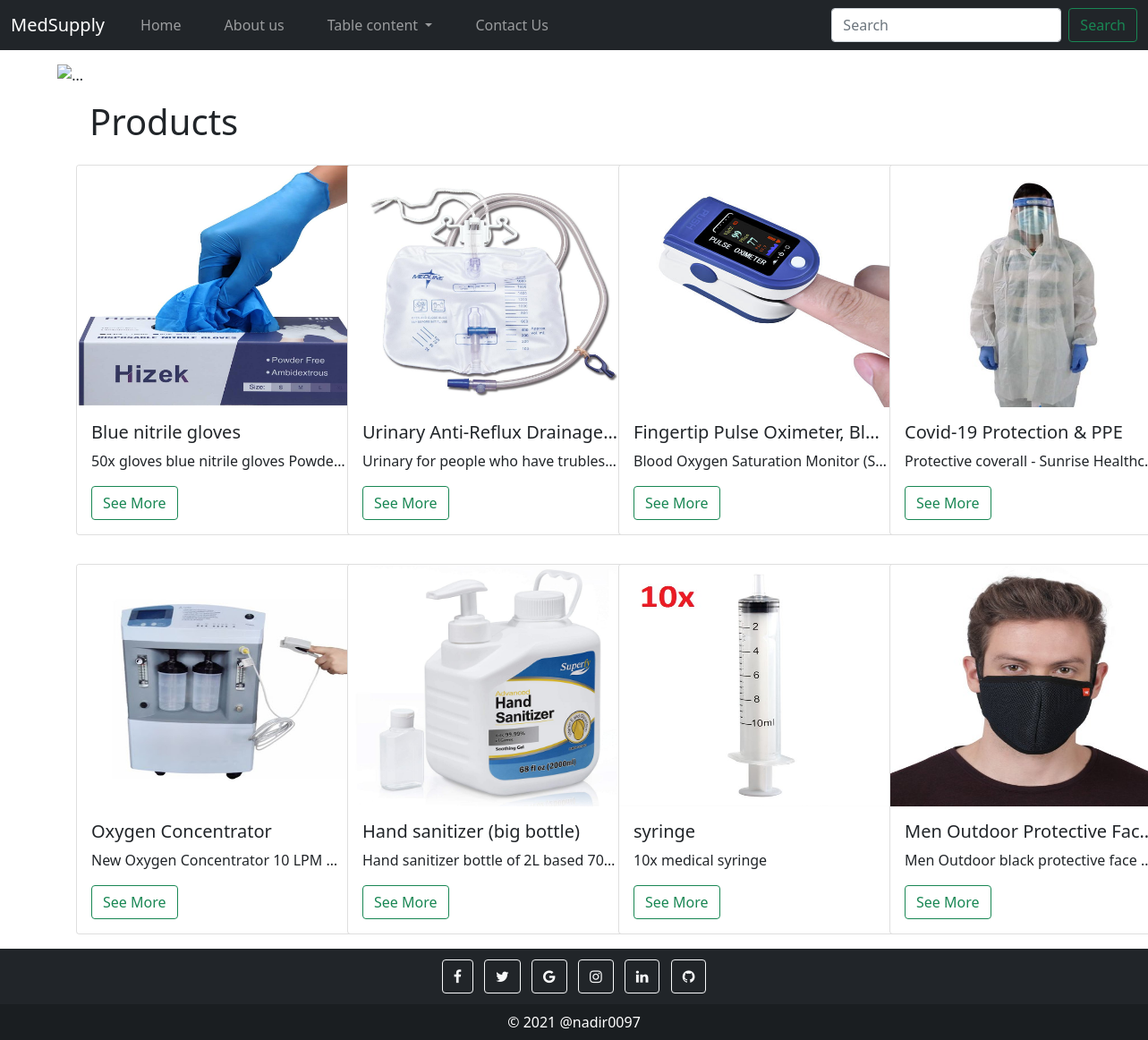
The page / on the database its author committed.
### home/models.py (models this page shows)
class Product(models.Model):
    name = models.CharField(max_length=120)
    model = models.CharField(max_length=50)
    desc = models.TextField(max_length=300)
    price = models.IntegerField()
    date = models.DateField()
    img = models.ImageField(upload_to = 'media',default='Product Image')
    def __str__(self):
        return self.name

### home/views.py (the view)
# urls.py: path("",views.index,name='home'),
def index(request):
    print(products)
    par = { 'product': products}
    return render(request, 'index.html', par)

### templates/index.html (shortened to what this page needs)
{% extends 'base.html' %}
{% block body %}
{% load static %}
<div id="carouselExampleCaptions" class="carousel slide my-3" data-bs-ride="carousel">
  <div class="carousel-indicators">
    <button type="button" data-bs-target="#carouselExampleCaptions" data-bs-slide-to="0" class="active" aria-current="true" aria-label="Slide 1"></button>
    <button type="button" data-bs-target="#carouselExampleCaptions" data-bs-slide-to="1" aria-label="Slide 2"></button>
    <button type="button" data-bs-target="#carouselExampleCaptions" data-bs-slide-to="2" aria-label="Slide 3"></button>
  </div>
  <div class="carousel-inner">
    <div class="carousel-item active">
      <img src="https://source.unsplash.com/1600x400/?nature" class="d-block w-100" alt="...">
      <div class="carousel-caption d-none d-md-block">
      </div>
    </div>
  </div>
  <button class="carousel-control-prev" type="button" data-bs-target="#carouselExampleCaptions" data-bs-slide="prev">
    <span class="carousel-control-prev-icon" aria-hidden="true"></span>
  </button>
  <button class="carousel-control-next" type="button" data-bs-target="#carouselExampleCaptions" data-bs-slide="next">
    <span class="carousel-control-next-icon" aria-hidden="true"></span>
  </button>
</div>
<h1 class="mt-3" style="margin-left: 100px;">Products</h1>
  {% for i in product %}
  <div class="adjust col-md-2 my-3">
    <div class="card" style="width: 20rem;">
        <img src="/media/{{i.img}}" class="card-img-top" alt="..." style="height: 270px;">
      <div class="card-body">
        <h5 class="card-title text-truncate">{{i.name}}</h5>
        <p class="card-text text-truncate">{{i.desc}}</p>
        <a href="/detail/{{i.model}}" class="btn btn-outline-success">See More</a>
      </div>
    </div>
  </div>
    {% endfor %}
{% endblock body %}

### templates/base.html (shortened to what this page needs)
<!DOCTYPE html>
<html lang="en">
  <head>
    <link href="https://cdn.jsdelivr.net/npm/bootstrap@5.0.0-beta2/dist/css/bootstrap.min.css" rel="stylesheet"/>
    <link rel="stylesheet" href="https://cdnjs.cloudflare.com/ajax/libs/font-awesome/4.7.0/css/font-awesome.min.css">
  </head>
  <body>
    <nav class="navbar navbar-expand-lg navbar-dark bg-dark">
      <div class="container-fluid">
        <a class="navbar-brand" href="/">MedSupply</a>
        <div class="collapse navbar-collapse" id="navbarSupportedContent">
          <ul class="navbar-nav me-auto mb-2 mb-lg-0">
            <li class="nav-item px-3">
              <a class="nav-link" aria-current="page" href="/">Home</a>
            </li>
            <li class="nav-item px-3">
              <a class="nav-link" href="/about">About us</a>
            </li>
            <li class="nav-item px-3 dropdown">
              <a
                class="nav-link dropdown-toggle"
                href="/services"
                id="navbarDropdown"
                role="button"
                data-bs-toggle="dropdown"
                aria-expanded="false"
              >
               Table content
              </a>
            </li>
            <li class="nav-item px-3">
              <a class="nav-link" href="/contact">Contact Us</a>
            </li>
          </ul>
          <form class="d-flex">
            <input
              class="form-control me-2"
              type="search"
              placeholder="Search"
              aria-label="Search"
            />
            <button class="btn btn-outline-success" type="submit">
              Search
            </button>
          </form>
        </div>
      </div>
    </nav>
    <div class="cont">
    {% block body %}{% endblock body %}
    </div>
    <footer class="bg-dark text-center text-white ">
      <div class="container p-2 pb-0">
        <section class="mb-2">
          <a class="btn btn-outline-light btn-floating m-1" href="https://www.facebook/nadirr0097" role="button"
            ><i class="fa fa-facebook-f"></i
          ></a>
          <a class="btn btn-outline-light btn-floating m-1" href="https://www.twitter.com/nadir0097" role="button"
            ><i class="fa fa-twitter"></i
          ></a>
          <a class="btn btn-outline-light btn-floating m-1" href="https://www.gmail.com" role="button"
            ><i class="fa fa-google"></i
          ></a>
          <a class="btn btn-outline-light btn-floating m-1" href="https://www.instagram.com/nadir0097" role="button"
            ><i class="fa fa-instagram"></i
          ></a>
          <a class="btn btn-outline-light btn-floating m-1" href="https://www.linkedin.com/in/nadir-laouar-450bb41a3/" role="button"
            ><i class="fa fa-linkedin"></i
          ></a>
          <a class="btn btn-outline-light btn-floating m-1" href="https://github.com/login" role="button"
            ><i class="fa fa-github"></i
          ></a>
        </section>
      </div>
      <div class="text-center p-2" style="background-color: rgba(0, 0, 0, 0.2);">
        © 2021 @nadir0097
    </footer>
  </body>
</html>

### rows shown on the page
Product: img (picture), name "Blue nitrile gloves", desc "50x gloves blue nitrile gloves Powde…"
Product: img (picture), name "Urinary Anti-Reflux Drainage…", desc "Urinary for people who have trubles…"
Product: img (picture), name "Fingertip Pulse Oximeter, Bl…", desc "Blood Oxygen Saturation Monitor (S…"
Product: img (picture), name "Covid-19 Protection & PPE", desc "Protective coverall - Sunrise Healthc…"
Product: img (picture), name "Oxygen Concentrator", desc "New Oxygen Concentrator 10 LPM…"
Product: img (picture), name "Hand sanitizer (big bottle)", desc "Hand sanitizer bottle of 2L based 70…"
Product: img (picture), name "syringe", desc "10x medical syringe"
Product: img (picture), name "Men Outdoor Protective Fac…", desc "Men Outdoor black protective face…"
